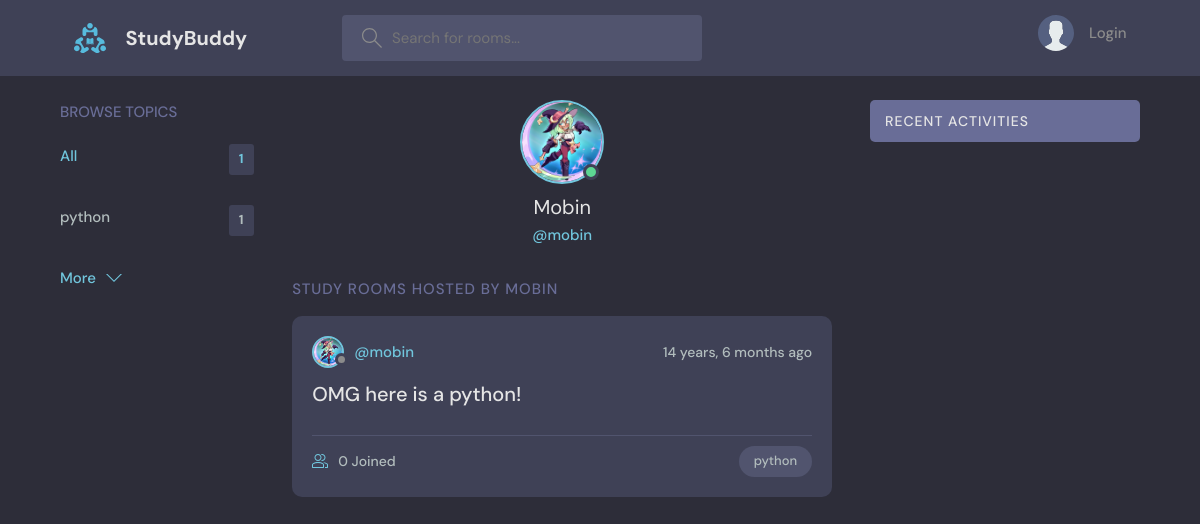
The page /user-profile/1 on the database as committed earlier.
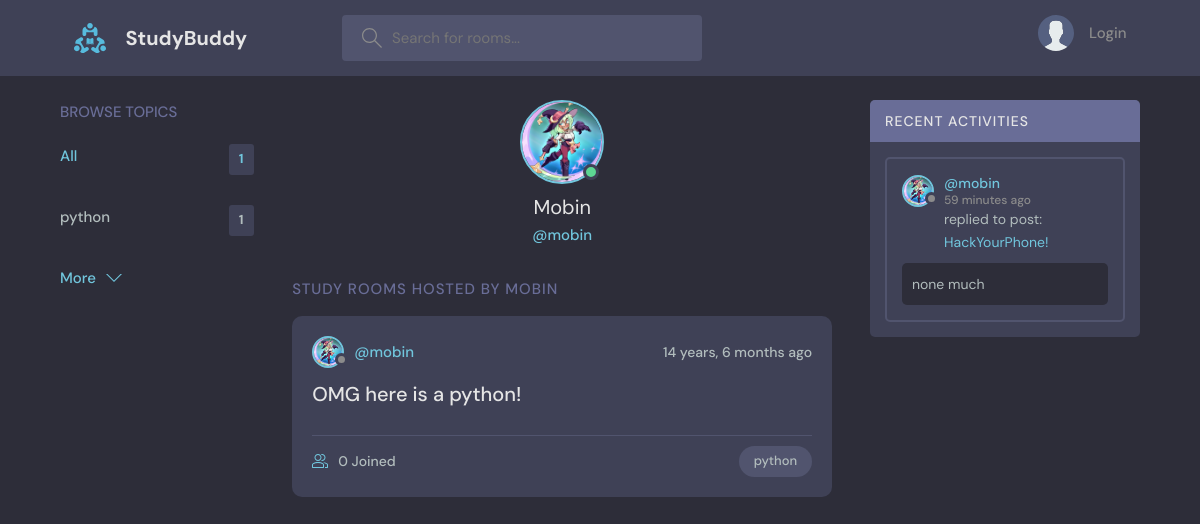
The same page on the database as committed later.
### first_app/models.py (models this page shows)
class Topic(models.Model):
    name = CharField(max_length=200, unique=True)
    def __str__(self):
        return self.name

class UserProfile(models.Model):
    user = OneToOneField(to=User, on_delete=models.CASCADE, related_name="user_profile")
    image = ImageField(
        upload_to="profile_pics/", default=os.path.join(MEDIA_ROOT, "profile_pics", "avatar.svg"))
    @property
    def get_image_url(self):
        url = self.image.url
        print("ImageUrl: ", url)
        if self.image.url:
            return url

class Room(models.Model):
    host = ForeignKey(to=User, on_delete=models.SET_NULL, null=True)  # type: ignore
    topic = ForeignKey(to=Topic, on_delete=models.SET_NULL, null=True)
    name = CharField(max_length=200)
    description = TextField(null=True, blank=True)
    participants = ManyToManyField(to=User, related_name="participants", blank=True)
    updated = DateTimeField(auto_now=True)
    created = DateTimeField(auto_now_add=True)
    class Meta:
        ordering = ["-created", "-updated"]
    def __str__(self):
        return self.name

class Message(models.Model):
    user = ForeignKey(to=User, on_delete=models.CASCADE)
    room = ForeignKey(to=Room, on_delete=models.CASCADE)
    body = TextField()
    updated = DateTimeField(auto_now=True)
    created = DateTimeField(auto_now_add=True)
    def __str__(self):
        return self.body[0:50]
    class Meta:
        ordering = ["-created", "-updated"]

### first_app/views.py (the view)
# urls.py: path("user-profile/<str:primary_key>", views.user_profile, name="user_profile"),
def user_profile(request, primary_key):
    def get_topics(rooms):
        topics = []
        topics_count = {}
        for room in rooms:
            topic = room.topic
            if topic not in topics:
                topics.append(topic)
                topics_count[topic.name] = 1
            else:
                topics_count[topic.name] += 1
        return topics, topics_count
    user = User.objects.get(id=primary_key)
    if request.user.id == user.id:  # type: ignore
        if not request.user.is_authenticated:
            return redirect(to="login")
    q = request.GET.get("q")
    all_rooms = Room.objects.filter(host__id=primary_key)
    rooms = (
        all_rooms
        if not q
        else all_rooms.filter(
            Q(topic__name__icontains=q) | Q(name__icontains=q)
        )
    )
    topics, topics_count = get_topics(all_rooms)
    room_messages = Message.objects.filter(user__id=primary_key)
    url = reverse("user_profile", args=primary_key)
    context = {
        "view_name": user_profile.__name__,
        "user": user,
        "rooms": rooms,
        "topics": topics,
        "topics_count": topics_count,
        "room_messages": room_messages,
        "rooms_count_all": all_rooms.count(),
        "url": url,
    }
    return render(request, "first_app/user_profile.html", context)

### first_app/templates/first_app/user_profile.html (shortened to what this page needs)
{% extends 'base.html' %}
{% load static %}
{% block content %}
  <main class="profile-page layout layout--3">
    <div class="container">
      {% include 'first_app/componets/topics_componet.html' %}
      <div class="roomList">
        <div class="profile">
          <div class="profile__avatar">
            <div class="avatar avatar--large active">
              <img src="{{user.user_profile.get_image_url}}" />
            </div>
          </div>
          <div class="profile__info">
            <h3>{{user.username|capfirst}}</h3>
            <p>@{{user.username}}</p>
          </div>
        </div>
        <div class="roomList__header">
          <div>
            <h2>Study Rooms Hosted by {{user.username}}</a>
            </h2>
          </div>
        </div>
        {% include 'first_app/componets/feed_componet.html' %}
      </div>
      {% include 'first_app/componets/activity_componet.html' %}
    </div>
  </main>
{% endblock content %}

### templates/base.html (shortened to what this page needs)
<!DOCTYPE html>
{% load static %}
<html lang="en">
  <head>
    <link rel="stylesheet" href="{% static 'styles/style.css' %}" />
  </head>
  <body>
    {% include 'navbar.html' %}
    {% block content %}
    {% endblock %}
  </body>
</html>

### templates/navbar.html (shortened to what this page needs)
{% load static %}
<header class="header header--loggedIn">
  <div class="container">
    <a href="{% url 'home' %}" class="header__logo">
      <img src="{% static 'images/logo.svg' %}" />
      <h1>StudyBuddy</h1>
    </a>
    <form class="header__search" method="GET" action="{{url}}">
      <label>
        <input placeholder="Search for rooms..." name="q" />
      </label>
    </form>
    <nav class="header__menu">
      {% if request.user.is_authenticated %}
      <div class="header__user">
        <a href="{% url 'user_profile' request.user.id %}">
          <div class="avatar avatar--medium active">
            <img src="{{request.user.user_profile.get_image_url}}" />
          </div>
          <p>
            {{request.user.username}} <span>@{{request.user.username}}</span>
          </p>
        </a>
        <button class="dropdown-button">
          <svg
            version="1.1"
            xmlns="http://www.w3.org/2000/svg"
            width="32"
            height="32"
            viewBox="0 0 32 32"
          >
            <title>chevron-down</title>
            <path d="M16 21l-13-13h-3l16 16 16-16h-3l-13 13z"></path>
          </svg>
        </button>
      </div>
      {% else %}
      <a href="{% url 'login' %}">
        <img src="{% static 'images/avatar.svg' %}" />
        <p>Login</p>
      </a>
      {% endif %}
    </nav>
  </div>
</header>

### first_app/templates/first_app/componets/topics_componet.html
{% load first_app_extras %}
    <div class="topics">
      <div class="topics__header">
        <h2>Browse Topics</h2>
      </div>
      <ul class="topics__list">
        <li>
          <a href="{{url}}" class="active">All <span>{{rooms_count_all}}</span></a>
        </li>
        {% for topic in topics %}
        <li>
          <a href="{{url}}?q={{topic.name}}">{{topic.name}} <span>
            {% if view_name == "home" %}
            {{topic.room_set.all.count}}
            {% else %}
            {{topics_count | get_dict_value:topic.name}}
            {% endif %}
          </span>
        </a>
        </li>
        {% endfor %}
      <a class="btn btn--link" href="{% url 'topics' %}">
        More
        <svg version="1.1" xmlns="http://www.w3.org/2000/svg" width="32" height="32" viewBox="0 0 32 32">
          <title>chevron-down</title>
          <path d="M16 21l-13-13h-3l16 16 16-16h-3l-13 13z"></path>
        </svg>
      </a>
    </div>

### first_app/templates/first_app/componets/feed_componet.html (shortened to what this page needs)
{% for room in rooms %}
  <div class="roomListRoom">
    <div class="roomListRoom__header">
      <a href="{% url 'user_profile' room.host.id %}" class="roomListRoom__author">
        <div class="avatar avatar--small">
          <img src="{{room.host.user_profile.get_image_url}}" />
        </div>
        <span>@{{room.host.username}}</span>
      </a>
      <div class="roomListRoom__actions">
        <span>{{room.created | timesince}} ago</span>
      </div>
    </div>
    <div class="roomListRoom__content">
      <a href="{% url 'room' room.id %}">{{room}}</a>
    </div>
    <div class="roomListRoom__meta">
      <a href="{% url 'room' room.id %}" class="roomListRoom__joined">
        {{room.participants.all.count}} Joined
      </a>
      <p class="roomListRoom__topic">{{room.topic}}</p>
    </div>
  </div>
{% endfor %}

### first_app/templates/first_app/componets/activity_componet.html (shortened to what this page needs)
    <div class="activities">
      <div class="activities__header">
        <h2>Recent Activities</h2>
      </div>
      {% for message in room_messages %}
      <div class="activities__box">
        <div class="activities__boxHeader roomListRoom__header">
          <a href="{% url 'user_profile' message.user.id %}" class="roomListRoom__author">
            <div class="avatar avatar--small">
              <img src="{{message.user.user_profile.get_image_url}}" />
            </div>
            <p>
              @{{message.user.username}}
              <span>{{message.created | timesince}} ago</span>
            </p>
          </a>
        </div>
        <div class="activities__boxContent">
          <p>replied to post: <a href="{% url 'room' message.room.id %}">{{message.room.name}}</a></p>
          <div class="activities__boxRoomContent">
            {{message}}
          </div>
        </div>
      </div>
      {% endfor %}
    </div>

Rows that differ between the two databases and show on the page:
added Message: user.user_profile.get_image_url (picture), user.username "mobin", created "59 minutes", room.name "HackYourPhone!", body "none much"
